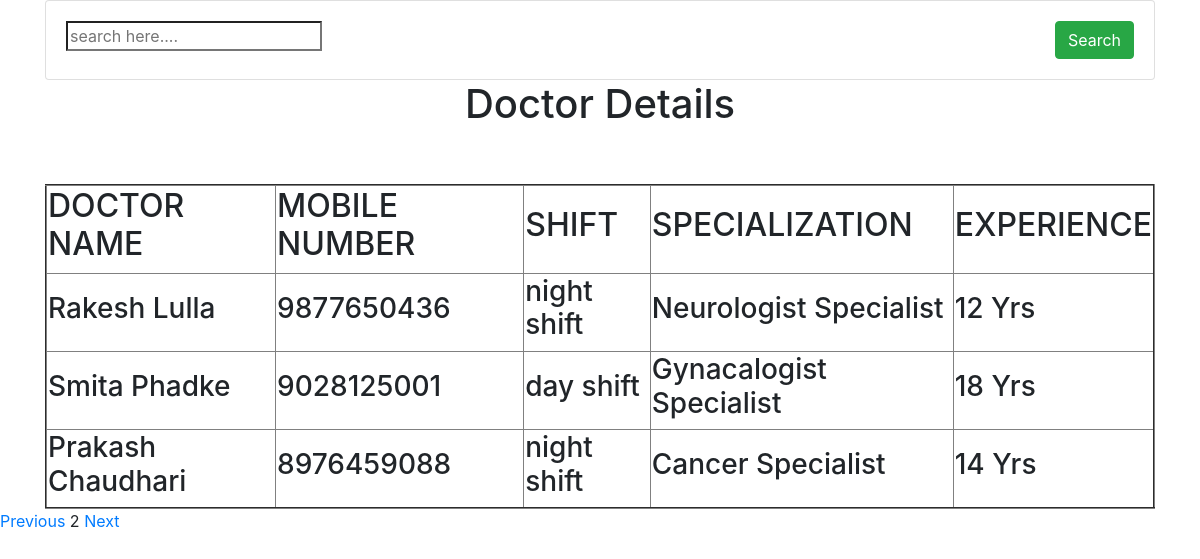
The page /read/?page=2 on the database its author committed.
### testapp/models.py (models this page shows, shortened)
class Doctor(models.Model):
    doctor_name=models.CharField(max_length=150)
    mobile_no=models.IntegerField()
    shift_choices=(
    ('day shift','Day Shift'),
    ('night shift','Night Shift')
    )
    shift=models.CharField(max_length=30,choices=shift_choices)
    specialization=models.CharField(max_length=100)
    experience=models.CharField(max_length=50)

### testapp/views.py (the view)
# urls.py: path('read/', views.doctor_read_view,name='read_data'),
def doctor_read_view(request):
    doc_list=Doctor.objects.all()
    paginator=Paginator(doc_list,3)
    page_number=request.GET.get('page')
    page_obj=paginator.get_page(page_number)
    dname=request.GET.get('dname')
    if dname!='' and dname is not None:
        page_obj=doc_list.filter(doctor_name__contains=dname)
    my_dict={'page_obj':page_obj}
    return render(request,'doctorread.html',my_dict)

### Template/doctorread.html (shortened to what this page needs)
{% load static %}
<!DOCTYPE html>
<html lang="en" dir="ltr">
  <head>
    <link rel="stylesheet" href="{% static "style.css"%}">
    <link rel="stylesheet" href="https://maxcdn.bootstrapcdn.com/bootstrap/4.0.0/css/bootstrap.min.css">
  </head>
  <body>
    <div class="container">
  <div class="row">
    <div class="col-md-12">
      <form class="card">
        <div class="card-body">
          <div class="row">
            <div class="col">
              <input type="search" name="name" value="" placeholder="search here....">
            </div>
            <div class="col-auto">
              <button type="search" name="button" class="btn btn-success">Search</button>
            </div>
          </div>
        </div>
      </form>
    </div>
  </div>
</div>
    <div class="container" align="center">
      <h1>Doctor Details</h1><br><br>
      <table border="2px">
        <tbody>
          <thead>
            <th><h2>DOCTOR NAME</h2></th>
            <th><h2>MOBILE NUMBER</h2></th>
            <th><h2>SHIFT</h2></th>
            <th><h2>SPECIALIZATION</h2></th>
            <th><h2>EXPERIENCE</h2></th>
          </thead>
          {% for i in page_obj %}
          <tr>
            <td><h3>{{i.doctor_name}}</h3></td>
            <td><h3>{{i.mobile_no}}</h3></td>
            <td><h3>{{i.shift}}</h3></td>
            <td><h3>{{i.specialization}}</h3></td>
            <td><h3>{{i.experience}}</h3></td>
          </tr>
          {% endfor %}
        </tbody>
      </table>
      </div>
        <div id="pagee">
            {% if page_obj.has_previous %}
            <a href="?page={{page_obj.previous_page_number}}">Previous</a>
            {% endif %}
            {{page_obj.number}}
          {% if page_obj.has_next %}
          <a href="?page={{page_obj.next_page_number}}">Next</a>
          {% endif %}
        </div>
</body>
</html>

### Static/style.css (style rules this page uses)
body { background-color: orange; height: 100%; background-repeat: no-repeat; background-size: cover; }

### rows shown on the page
Doctor: doctor_name "Rakesh Lulla", mobile_no "9877650436", shift "night shift", specialization "Neurologist Specialist", experience "12 Yrs"
Doctor: doctor_name "Smita Phadke", mobile_no "9028125001", shift "day shift", specialization "Gynacalogist Specialist", experience "18 Yrs"
Doctor: doctor_name "Prakash Chaudhari", mobile_no "8976459088", shift "night shift", specialization "Cancer Specialist", experience "14 Yrs"

### other values the page prints
{{ page_obj.number }} "2"
